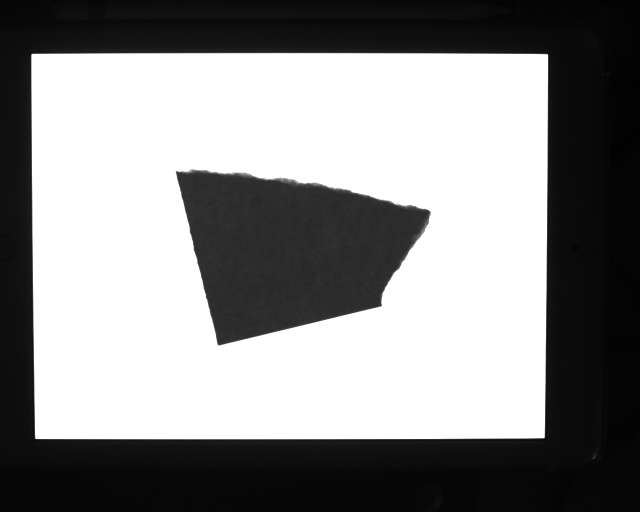
#> input picture src/001_2.png, 1280 x 1024 px (shown at 1/2 size); its folder holds only this picture in this run
$ python -i myutils.py   (imports and definitions only)
#> lines starting #> are read from the running program, lines starting #| are printed output that depends on the picture; after the words box and inside, x2 and y2 are one past the last pixel; in counts of white or black regions, pixels touching at a corner belong together
#> further down, picture is the input picture: shape (1024, 1280, 3); min 0, max 255, mean 139.8
import cv2
import numpy as np
import glob
from matplotlib import pyplot as plt
import os

def ls(path):
    files =  os.listdir(path)
    return [os.path.join(path,x) for x in files]

# [6 lines left out: function getContours, not called in this run]

def kmeans(img, k):
    data = img.reshape((-1,2))
    data = np.float32(data)
    criteria = (cv2.TERM_CRITERIA_EPS +
                cv2.TERM_CRITERIA_MAX_ITER, 10, 1.0)
    flags = cv2.KMEANS_PP_CENTERS
    compactness, labels, centers = cv2.kmeans(data, k, None, criteria, 10, flags)
    centers = np.uint8(centers)
    res = centers[labels.flatten()]
    dst = res.reshape((img.shape))
    return dst

def vorbe(img):
    img = cv2.cvtColor(img, cv2.COLOR_BGR2GRAY)
    rows,cols = img.shape[:2]
#> rows = 1024; cols = 1280
    for row in range(rows):
        for col in range(cols):
            if img[row,col] > 190:
                img[row,col] = 190
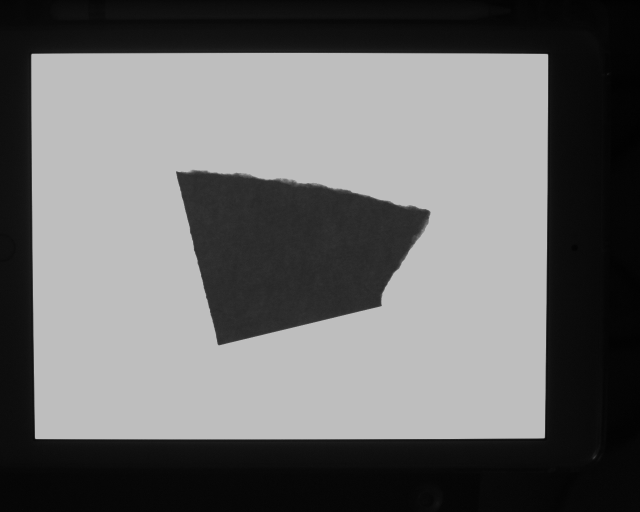
#> img: shape (1024, 1280) (shown at 1/2 size); min 0, max 190, mean 106.5
    img = cv2.medianBlur(img,5)
    img = cv2.bilateralFilter(img, d = 100, sigmaColor= 20, sigmaSpace= 100)
    k_img = kmeans(img, 3)
#> in kmeans, `data = img.reshape((-1,2))`: data = 655360 pairs, first value 3 to 190, second value 3 to 190
#> in kmeans, `compactness, labels, centers = cv2.kmeans(data, k, None, criteria, 10,..`: compactness = 33715097.5; centers = [[45.87, 46.03], [190.8, 190.8], [10.66, 10.64]]
#> in kmeans, `centers = np.uint8(centers)`: centers = [[45, 46], [190, 190], [10, 10]]
#> in kmeans, `res = centers[labels.flatten()]`: res = 655360 pairs, first value 10 to 190, second value 10 to 190
    c_img = cv2.Canny(k_img,100,110)
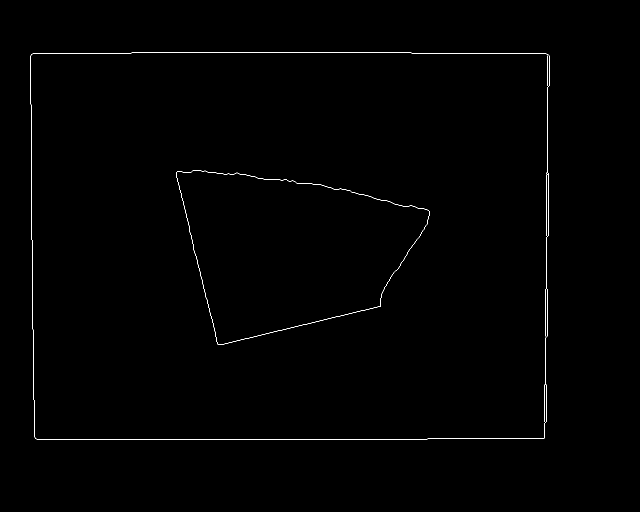
#> c_img: shape (1024, 1280) (shown at 1/2 size); 0.41% white in thin lines or dots, all inside (x1, y1, x2, y2) = (61, 105, 1099, 879)
    kernel = np.ones((5,5))
    c_img = cv2.dilate(c_img,kernel,iterations=3) #dilatieren
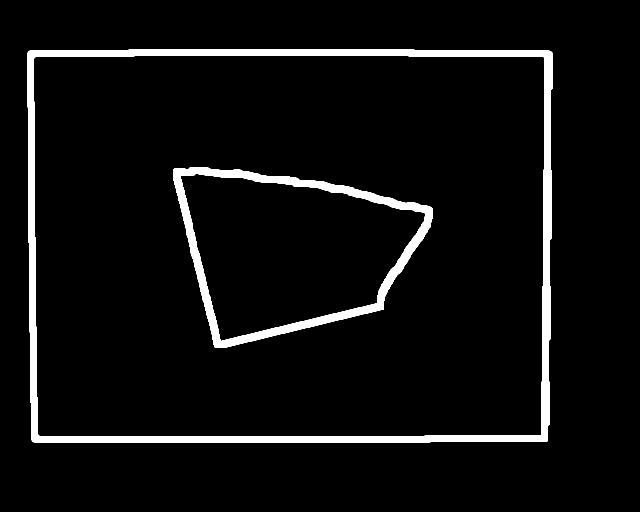
#> c_img: shape (1024, 1280) (shown at 1/2 size); 5.4% white; 2 white regions, box (x1, y1, x2, y2) and area: (55, 99, 1105, 885) 48137, (346, 334, 866, 696) 22104
    c_img = cv2.erode(c_img,kernel,iterations=2) #erodieren
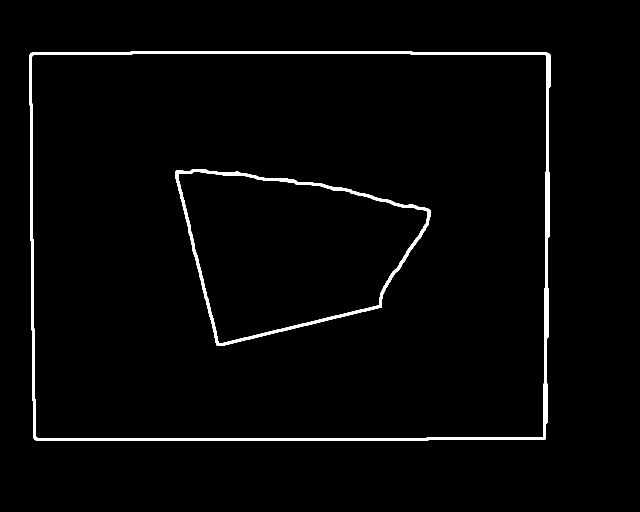
#> c_img: shape (1024, 1280) (shown at 1/2 size); 2.1% white; 2 white regions, box (x1, y1, x2, y2) and area: (59, 103, 1101, 881) 19169, (350, 338, 862, 692) 8432
    return c_img

# [70 lines left out: functions boundingRect, reorder, warpImg, print_inner_cons, print_approx_cons, not called in this run]

>>> import cv2
>>> picture = cv2.imread('../src/001_2.png')
>>> result = vorbe(picture)

$ run again, on src/001_3.png
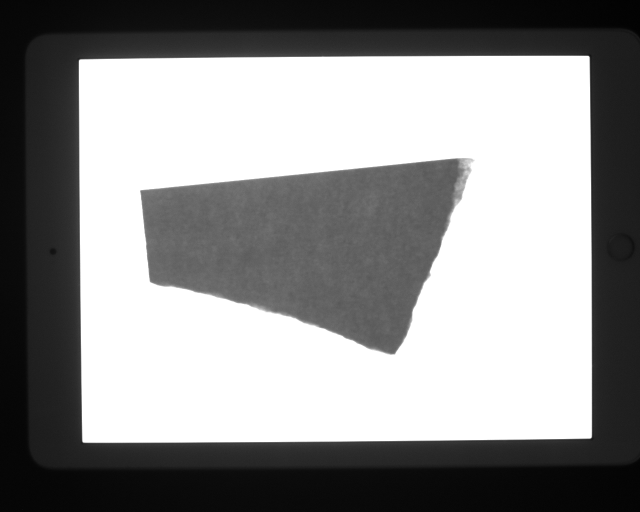
#> input picture src/001_3.png, 1280 x 1024 px (shown at 1/2 size)
#> picture is the input picture: shape (1024, 1280, 3); min 0, max 255, mean 143.2
#> after the loop in vorbe, `for row in range(rows):`:
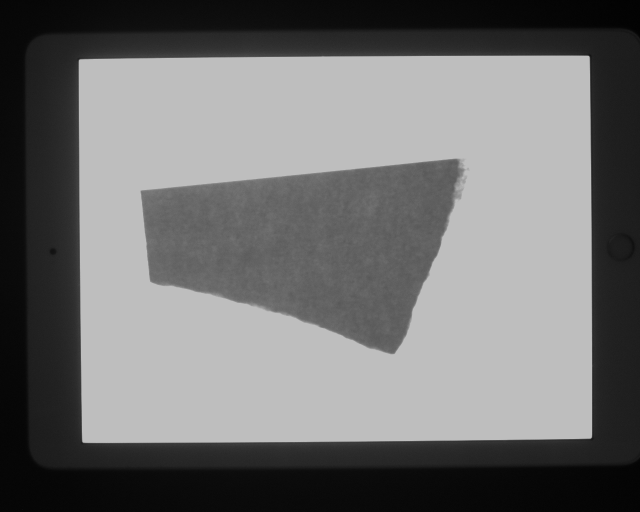
#> img: shape (1024, 1280) (shown at 1/2 size); min 0, max 190, mean 112.7
#> data = 655360 pairs, first value 3 to 190, second value 3 to 190
#> in kmeans, `compactness, labels, centers = cv2.kmeans(data, k, None, criteria, 10,..`: compactness = 103861467.9; centers = [[24.03, 24.07], [190.7, 190.7], [101.5, 101.6]]
#> in kmeans, `centers = np.uint8(centers)`: centers = [[24, 24], [190, 190], [101, 101]]
#> res = 655360 pairs, first value 24 to 190, second value 24 to 190
#> in vorbe, `c_img = cv2.erode(c_img,kernel,iterations=2)`:
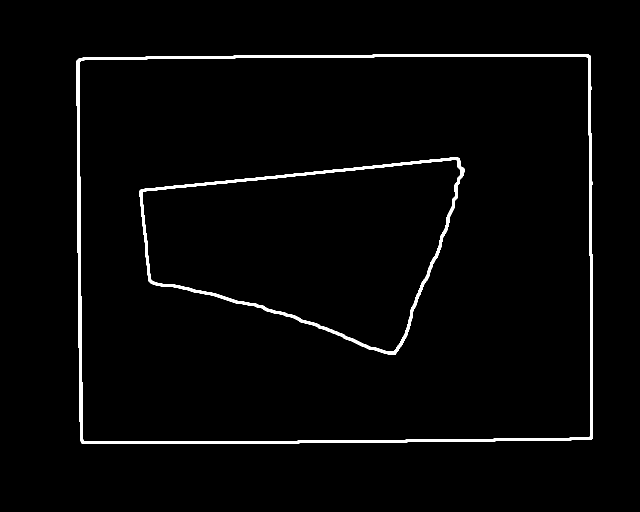
#> c_img: shape (1024, 1280) (shown at 1/2 size); 2.2% white; 2 white regions, box (x1, y1, x2, y2) and area: (153, 108, 1186, 888) 18840, (279, 315, 930, 710) 10086

$ run again, on src/001_4.png
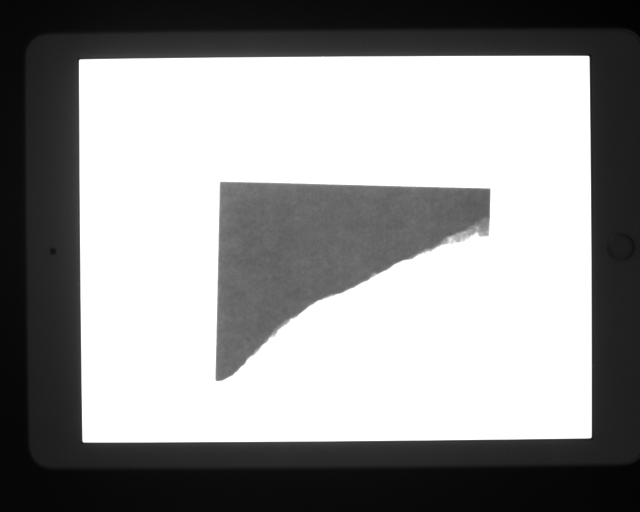
#> input picture src/001_4.png, 1280 x 1024 px (shown at 1/2 size)
#> picture is the input picture: shape (1024, 1280, 3); min 0, max 255, mean 149.8
#> after the loop in vorbe, `for row in range(rows):`:
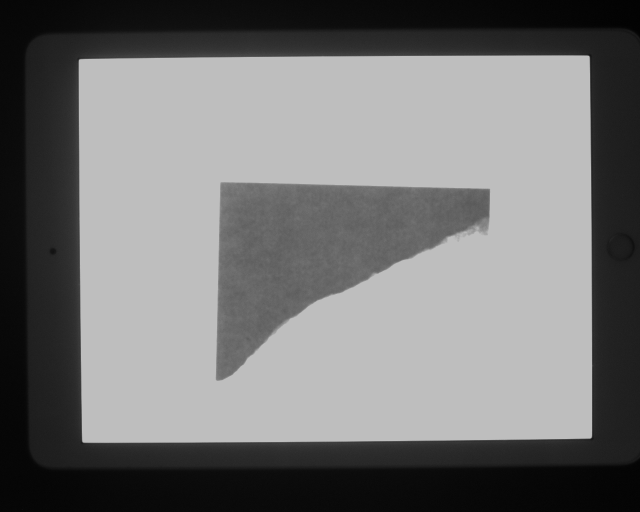
#> img: shape (1024, 1280) (shown at 1/2 size); min 0, max 190, mean 116.8
#> data = 655360 pairs, first value 3 to 190, second value 3 to 190
#> in kmeans, `compactness, labels, centers = cv2.kmeans(data, k, None, criteria, 10,..`: compactness = 107698513.7; centers = [[190.8, 190.8], [24.62, 24.67], [105, 105.2]]
#> in kmeans, `centers = np.uint8(centers)`: centers = [[190, 190], [24, 24], [105, 105]]
#> res = 655360 pairs, first value 24 to 190, second value 24 to 190
#> in vorbe, `c_img = cv2.erode(c_img,kernel,iterations=2)`:
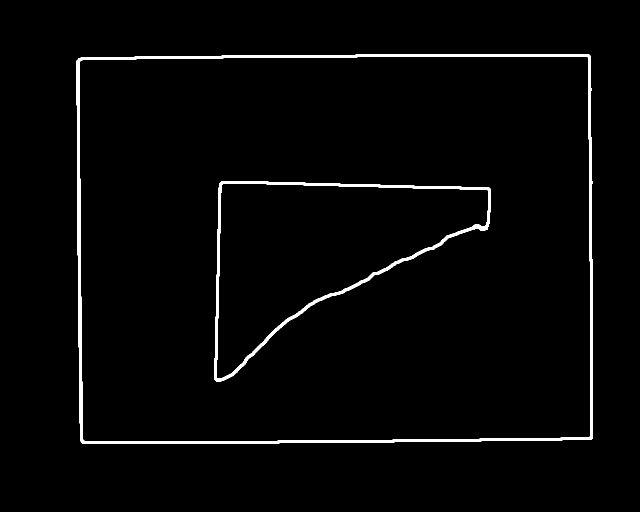
#> c_img: shape (1024, 1280) (shown at 1/2 size); 2.1% white; 2 white regions, box (x1, y1, x2, y2) and area: (153, 108, 1186, 888) 18840, (429, 362, 982, 763) 9251
